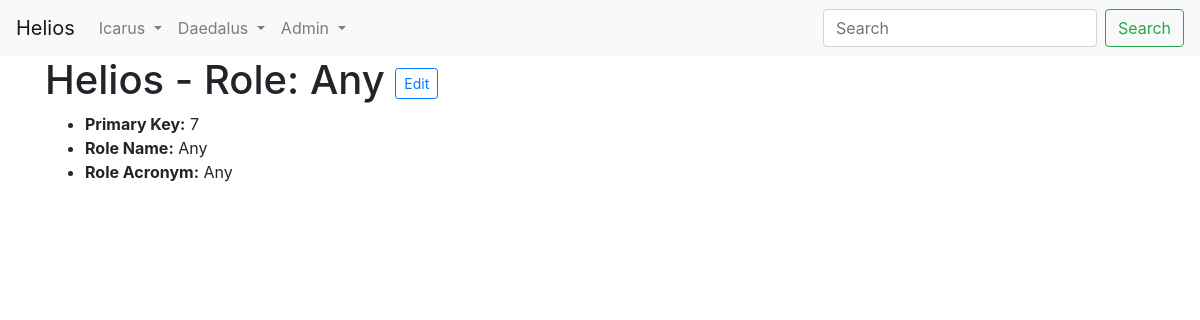
The app's page /role/7/ with its own data.
### Icarus/models.py (models this page shows, shortened)
class Roles(models.Model):
    name = models.CharField(max_length=50, blank=False)
    acronym = models.CharField(max_length=5, blank=False)

### Icarus/views.py (the view)
# urls.py: url(r'^role/(?P<pk>\d+)/$', views.Role_detail, name='Role_detail'),
def Role_detail(request, pk):
    Role = models.Roles.objects.get(pk=pk)
    return render(request, 'Icarus/Role/Role_detail.html', {'Role':Role})

### Icarus/templates/Icarus/Role/Role_detail.html (shortened to what this page needs)
{% extends 'Icarus/base.html' %}
{% block content %}
        <h1>Helios - Role: {{ Role.name }}
        <a href="{% url 'Role_edit' pk=Role.pk %}">
          <button type="button" class="btn btn-outline-primary btn-sm">Edit</button>
        </a></h1>
        <ul>
          <li><strong>Primary Key:</strong> {{ Role.pk }}</li>
          <li><strong>Role Name:</strong> {{ Role.name }}</li>
          <li><strong>Role Acronym:</strong> {{ Role.acronym }}</li>
        </ul>
{% endblock %}

### records on screen
Roles: name "Any", pk "7", acronym "Any"
